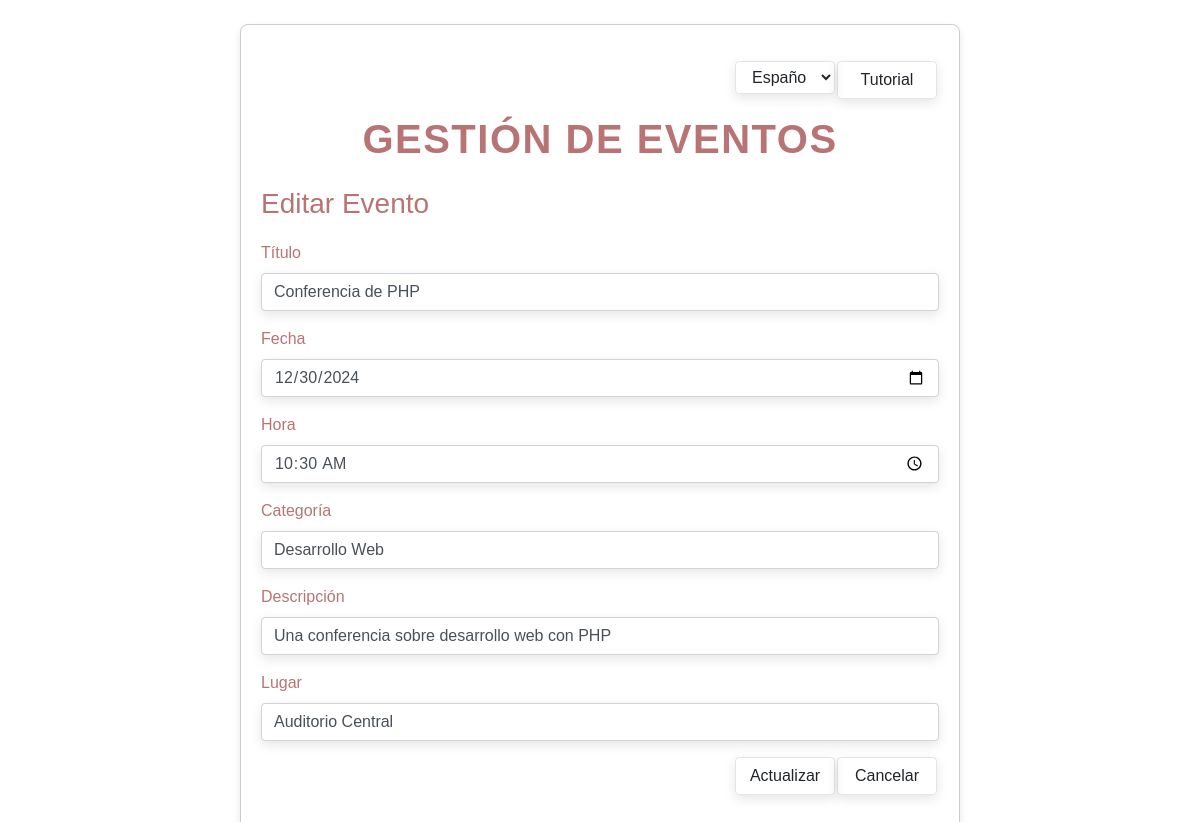
Page /index.php?action=editar&id=4 on the committed database.
### tables this page shows
CREATE TABLE `eventos` (
  `id` int(11) NOT NULL,
  `titulo` varchar(255) NOT NULL,
  `hora` time NOT NULL,
  `fecha` date NOT NULL,
  `categoria` varchar(100) NOT NULL,
  `descripcion` text DEFAULT NULL,
  `lugar` varchar(255) DEFAULT NULL
);

### controllers/EventoController.php (called while the page is built, shortened)
<?php
require_once __DIR__ . '/../models/Evento.php';
class EventosController {
    private $evento;
    public function __construct() {
        $this->evento = new Evento();
    }
    public function mostrarFormularioEditar($id) {
        $evento = $this->evento->obtenerPorId($id);
        require_once __DIR__ . '/../views/editar_evento.php';
    }
}

### lang/es.php (called while the page is built)
<?php
$lang = array(
    "gestion-eventos" => "Gestión de eventos",
    "todos-eventos" => "Todos los eventos",
    "eventos" => "Eventos",
    "contactos" => "Contactos",
    "ubicaciones" => "Ubicaciones",
    "descripcion" => "Descripción",
    "categoria" => "Categoría",
    "lugar" => "Lugar",
    "fecha" => "Fecha",
    "hora" => "Hora",
    "editar" => "Editar",
    "eliminar" => "Eliminar",
    "nuevo" => "Nuevo",
    "nuevo-evento" => "Nuevo Evento",
    "titulo" => "Título",
    "guardar" => "Guardar",
    "cancelar" => "Cancelar",
    "editar-evento" => "Editar Evento",
    "actualizar" => "Actualizar",
    "todos-contactos" => "Todos los Contactos",
    "nombres" => "Nombres",
    "apellidos" => "Apellidos",
    "fecha_nacimiento" => "Fecha de nacimiento",
    "correo" => "Correo Electrónico",
    "telefono" => "Teléfono",
    "nuevo-contacto" => "Nuevo Contacto",
    "editar-contacto" => "Editar Contacto",
    "todas-ubicaciones" => "Todas las Ubicaciones",
    "nombre" => "Nombre",
    "direccion" => "Dirección",
    "detalle" => "Detalle",
    "nueva-ubicacion" => "Nueva Ubicación",
    "editar-ubicacion" => "Editar Ubicación",
    "tutorial" => "Tutorial",
    "idioma" => "Idioma",
);

### config/conexion.php (called while the page is built, shortened)
<?php
function conectarDB() {
    $conexion = new mysqli(DB_HOST, DB_USER, DB_PASS, DB_NAME);
    return $conexion;
}

### models/Evento.php (called while the page is built, shortened)
<?php
require_once __DIR__ . '/../config/conexion.php';
class Evento {
    private $conexion;
    public function __construct() {
        $this->conexion = conectarDB();
    }
    public function obtenerPorId($id) {
        $sql = "SELECT * FROM eventos WHERE id = ?";
        $stmt = $this->conexion->prepare($sql);
        $stmt->bind_param('i', $id);
        $stmt->execute();
        return $stmt->get_result()->fetch_assoc();
    }
}
?>

### views/editar_evento.php (the view, shortened to what this page needs)
<!DOCTYPE html>
<html lang="<?php echo $_SESSION['lang']; ?>">
<head>
    <link rel="stylesheet" href="https://stackpath.bootstrapcdn.com/bootstrap/4.5.2/css/bootstrap.min.css">
    <link rel="stylesheet" href="./styles/styles_form.css">
</head>
<body>
    <div class="container mt-4 mb-4">
        <div class="d-flex justify-content-end mt-3 mb-3">
            <form method="POST" id="lang-form">
                <select name="lang" id="lang-selector" class="form-select btn btn-custom">
                    <option value="es" <?php if ($_SESSION['lang'] == 'es') echo 'selected'; ?>>Español</option>
                </select>
            </form>
            <a href="" class="btn btn-custom"><?php echo $lang["tutorial"]; ?></a>
        </div>
        <h1 class="titulo-principal mt-3 mb-3"><?php echo $lang["gestion-eventos"]; ?></h1>
        <div class="mt-4 mb-4">
            <h3 class="titulo-secundario"><?php echo $lang["editar-evento"]; ?></h3>
            <form action="index.php?action=actualizar&id=<?= $evento['id'] ?>" method="POST">
                <div class="form-group">
                    <label for="titulo"><?php echo $lang["titulo"]; ?></label>
                    <input type="text" name="titulo" id="titulo" class="form-control" value="<?= $evento['titulo'] ?>" required>
                </div>
                <div class="form-group">
                    <label for="fecha"><?php echo $lang["fecha"]; ?></label>
                    <input type="date" name="fecha" id="fecha" class="form-control" value="<?= $evento['fecha'] ?>" required>
                </div>
                <div class="form-group">
                    <label for="hora"><?php echo $lang["hora"]; ?></label>
                    <input type="time" name="hora" id="hora" class="form-control" value="<?= $evento['hora'] ?>" required>
                </div>
                <div class="form-group">
                    <label for="categoria"><?php echo $lang["categoria"]; ?></label>
                    <input type="text" name="categoria" id="categoria" class="form-control" value="<?= $evento['categoria'] ?>" required>
                </div>
                <div class="form-group">
                    <label for="descripcion"><?php echo $lang["descripcion"]; ?></label>
                    <input type="text" name="descripcion" id="descripcion" class="form-control" value="<?= $evento['descripcion'] ?>" required>
                </div>
                <div class="form-group">
                    <label for="lugar"><?php echo $lang["lugar"]; ?></label>
                    <input type="text" name="lugar" id="lugar" class="form-control" value="<?= $evento['lugar'] ?>" required>
                </div>
                <div class="d-flex justify-content-end mt-3 mb-3">
                    <button type="submit" class="btn btn-custom"><?php echo $lang["actualizar"]; ?></button>
                    <a href="index.php" class="btn btn-custom"><?php echo $lang["cancelar"]; ?></a>
                </div>
            </form>
        </div>
    </div>
</body>
</html>

### styles/styles_form.css (style rules this page uses)
* { font-family: 'Franklin Gothic Medium', 'Arial Narrow', Arial, sans-serif; color: #b87474; }
.titulo-principal { font-size: 2.5rem; text-align: center; font-weight: bold; margin-bottom: 20px; text-transform: uppercase; letter-spacing: 1.5px; }
.titulo-secundario { margin-bottom: 20px; }
.container { width: 60%; max-width: 100%; margin: 0 auto; border: 1px solid #ccc; border-radius: 8px; padding: 20px; box-shadow: 0 4px 8px rgba(0, 0, 0, 0.1); margin-bottom: 20px; transition: transform 0.3s ease; }
.form-group { transition: all 0.3s ease; }
.form-group label { transition: all 0.3s ease; }
input { border: 1px solid #ccc; border-radius: 10px; padding: 15px; box-shadow: 0 4px 12px rgba(0, 0, 0, 0.1); transition: transform 0.3s ease, box-shadow 0.3s ease; }
.btn-custom { background-color: transparent; border-color: rgba(0, 0, 0, 0.1); box-shadow: 0 4px 12px rgba(0, 0, 0, 0.1); margin-right: 2px; width: 100px; transition: background-color 0.3s, transform 0.3s; }

### rows in the picture
eventos: titulo "Conferencia de PHP", fecha "12/30/2024", hora "10:30:00", categoria "Desarrollo Web", descripcion "Una conferencia sobre desarrollo web con PHP", lugar "Auditorio Central"

### other values in the picture
$lang["tutorial"] "Tutorial"
$lang["gestion-eventos"] "GESTIÓN DE EVENTOS"
$lang["editar-evento"] "Editar Evento"
$lang["titulo"] "Título"
$lang["fecha"] "Fecha"
$lang["hora"] "Hora"
$lang["categoria"] "Categoría"
$lang["descripcion"] "Descripción"
$lang["lugar"] "Lugar"
$lang["actualizar"] "Actualizar"
$lang["cancelar"] "Cancelar"
